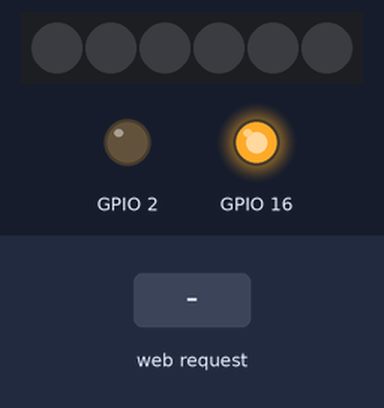
Bench run of a sketch on a simulated ESP8266 (NodeMCU). On the bench: 6 RGB LEDs in strip order, left to right, output pins drawn as LEDs (lit = HIGH). Inputs (shaded band) come from the test bench. WiFi joins after 1.5 s; servers stay silent unless stated; what the sketch prints to the serial monitor is not drawn.

Above: at 0.1 s.
At 2.7 s:
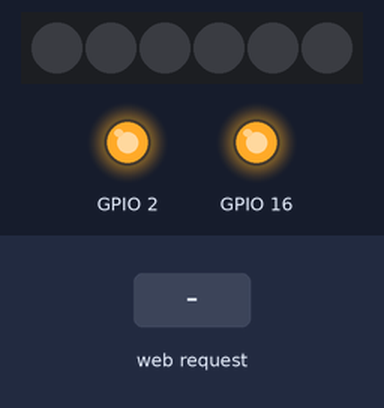
2.8 s: HTTP request GET /RGB received
Timing chart, 0 to 5.8 s (numbered marks = the images above; inputs shaded):
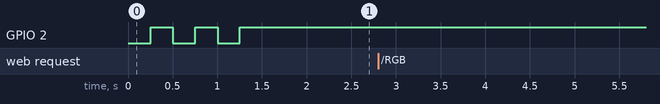

The sketch:

LED_WEB.ino
```cpp
#include <ESP8266WiFi.h>
#include <ESP8266WebServer.h>//کتابخانه ای برای ارتباط با ماژول
#include <ESP8266mDNS.h>// این کتابخانه پاسخ به ماژول را برای ما آماده می کند
#include <Adafruit_NeoPixel.h>
#include <WS2812FX.h>
#include "index.h"
#include "index_css.h"
#include "Test_LEDcss.h"
#include "index_js.h"
  // موقع برنامه نویسی با آردوینو باید حواسمان به این باشد که ورژن کتابخانه با ورژن منیجر ماژولی که با آن کار می کنیم، مطابقت داشته باشد.//
int PIN = 14  ;// Pin D7 = 14
int NUM_LEDS =  6  ;
String RED  ;
String GREEN ;
String BLUE ;
String All ;
String FX ;
String FXbox ;
String Pixel_Number ;
uint8_t FXmode;
uint8_t BRIGHTNESS = 255 ;
int Speed = 200 ;

Adafruit_NeoPixel strip = Adafruit_NeoPixel(NUM_LEDS, PIN, NEO_GRB + NEO_KHZ800);
WS2812FX ws2812fx = WS2812FX(NUM_LEDS,PIN, NEO_GRB + NEO_KHZ800);

const char *ssid = "kurtmatin";
const char *password = "95083100";

ESP8266WebServer server ( 80 );
void setup() {

  pinMode ( 2, OUTPUT );
  digitalWrite ( 2, 1 );
  pinMode ( 16, OUTPUT );
  digitalWrite ( 16, 1 );

  Serial.begin ( 115200 );
  WiFi.disconnect();
  WiFi.begin ( ssid, password );

while ( WiFi.status() != WL_CONNECTED ) { // تا زمانی که به وای فای متصل نشده، ال ای دی شماره 2 خاموش و روشن شود
    digitalWrite ( 2, 0 );
    delay ( 250 );
    Serial.print ( "." );
    digitalWrite ( 2, 1 );
    delay ( 250 );
  }

//Connected signal

server.begin();  //Start web server
Serial.println ( "HTTP server started" );
Serial.println(WiFi.localIP());
server.on("/" ,Handle_Root);
server.on("/RGB" ,Handle_RGB);
server.on("/index.css",[](){server.send(200,"text/css",indexcss);});
server.on("/TestLED.css",[](){server.send(200,"text/css",TestLEDcss);});
server.on("/index.js",[](){server.send(200,"aplication/javascript",indexjs);});

}

void loop() {
  server.handleClient();
  ws2812fx.service();

}

void Handle_Root(){

  server.send(200,"text/html",index_page);
}

void Handle_RGB(){
RED = server.arg("Red");
GREEN = server.arg("Green");
BLUE = server.arg("Blue");
Pixel_Number= server.arg("Pixel_Number");
All = server.arg("All");
FXbox = server.arg("FXbox") ;
FX = server.arg("FX") ;
BRIGHTNESS = server.arg("BRIGHTNESS").toInt();
Speed = server.arg("Speed").toInt();
strip.setBrightness(BRIGHTNESS);
strip.begin();
if (FX == "on"){
  Handle_FX();
}else{
  ws2812fx.stop();
if (All=="on"){
   for(uint16_t i=0;i< NUM_LEDS;i++){
     strip.setPixelColor(i,RED.toInt(),GREEN.toInt(),BLUE.toInt());
     strip.show();
     delay(1);
   }

}else{
  strip.setPixelColor(Pixel_Number.toInt(),RED.toInt(),GREEN.toInt(),BLUE.toInt());
  strip.show();

}
  server.send(204,"");
}
}
void Handle_FX(){
  ws2812fx.init();
  ws2812fx.setBrightness(BRIGHTNESS);
  ws2812fx.setSpeed(Speed);
  ws2812fx.setColor(RED.toInt(),GREEN.toInt(),BLUE.toInt());
  ws2812fx.setMode(FXbox.toInt());
  ws2812fx.start();
  server.send(204,"");
}
```

Test_LEDcss.h
```cpp
const char TestLEDcss[] PROGMEM = R"=====(

@keyframes heartbeat-2
{
   0% { transform: rotate(0deg) ;  }
   20% { transform: rotate(0deg) scale(1.25,1.25) ;  }
   40% { transform: rotate(0deg) scale(1.0,1.0) ;  }
   60% { transform: rotate(0deg) scale(1.25,1.25) ;  }
   80% { transform: rotate(0deg) scale(1.0,1.0) ;  }
   100% { transform: rotate(0deg) scale(1.0,1.0) ;  }
}
h1, .h1
{
   font-family: Arial;
   font-weight: bold;
   font-size: 32px;
   text-decoration: none;
   color: #000000;
   --color: #000000;
   background-color: transparent;
   margin: 0 0 0 0;
   padding: 0 0 0 0;
   display: inline-block;
}
h2, .h2
{
   font-family: Arial;
   font-weight: bold;
   font-size: 27px;
   text-decoration: none;
   color: #000000;
   --color: #000000;
   background-color: transparent;
   margin: 0 0 0 0;
   padding: 0 0 0 0;
   display: inline-block;
}
h3, .h3
{
   font-family: Arial;
   font-weight: bold;
   font-size: 24px;
   text-decoration: none;
   color: #000000;
   --color: #000000;
   background-color: transparent;
   margin: 0 0 0 0;
   padding: 0 0 0 0;
   display: inline-block;
}
h4, .h4
{
   font-family: Arial;
   font-weight: bold;
   font-size: 21px;
   font-style: italic;
   text-decoration: none;
   color: #000000;
   --color: #000000;
   background-color: transparent;
   margin: 0 0 0 0;
   padding: 0 0 0 0;
   display: inline-block;
}
h5, .h5
{
   font-family: Arial;
   font-weight: bold;
   font-size: 19px;
   text-decoration: none;
   color: #000000;
   --color: #000000;
   background-color: transparent;
   margin: 0 0 0 0;
   padding: 0 0 0 0;
   display: inline-block;
}
h6, .h6
{
   font-family: Arial;
   font-weight: bold;
   font-size: 16px;
   text-decoration: none;
   color: #000000;
   --color: #000000;
   background-color: transparent;
   margin: 0 0 0 0;
   padding: 0 0 0 0;
   display: inline-block;
}
.CustomStyle
{
   font-family: "Courier New";
   font-weight: bold;
   font-size: 16px;
   text-decoration: none;
   color: #2E74B5;
   --color: #2E74B5;
   background-color: transparent;
}
@media only screen and (max-width: 320px)
{
}


)=====";
```

index.h
```cpp
const char index_page[] PROGMEM = R"=====(
<!doctype html>
<html>
<head>
<meta charset="utf-8">
<title>Nodemcu_web_server</title>
<meta name="generator" content="WYSIWYG Web Builder 19 - https://www.wysiwygwebbuilder.com">
<meta name="viewport" content="width=device-width, initial-scale=1.0">
<link href="TestLED.css" rel="stylesheet">
<link href="index.css" rel="stylesheet">
<script src="index.js"></script>
</head>
<body>
<div id="space"><br></div>
<div id="container">
<div id="wb_Form1">
<form name="Form1" method="get" action="/RGB" enctype="text/plain" id="Form1" onsubmit="return submitForm1()">
<input type="number" id="Editbox1" name="Red" value="0" maxlength="3" spellcheck="false">
<input type="number" id="Editbox2" name="Green" value="0" maxlength="3" spellcheck="false">
<input type="number" id="Editbox3" name="Blue" value="0" maxlength="3" spellcheck="false">
<input type="number" id="Editbox4" name="Pixel_Number" value="0" maxlength="1" spellcheck="false">
<input type="submit" id="Button1" name="" value="Show Color">
<div id="wb_Checkbox1">
<input type="checkbox" id="Checkbox1" name="All" value="on"><label for="Checkbox1"></label></div>
<input type="number" id="Editbox5" name="BRIGHTNESS" value="255" maxlength="3" spellcheck="false">
<input type="number" id="Editbox6" name="Speed" value="200" spellcheck="false">
<label for="" id="Label4">Pixel Number</label>
<div id="wb_Checkbox2">
<input type="checkbox" id="Checkbox2" name="FX" value="on"><label for="Checkbox2"></label></div>
<label for="" id="Label2">BLUE</label>
<label for="" id="Label3">GREEN</label>
<label for="" id="Label1">RED</label>
<select name="FXbox" size="1" id="Select1" autocomplete="off">
<option value="0">FX_MODE_STATIC</option>
<option value="1">FX_MODE_BLINK</option>
<option value="2">FX_MODE_BREATH</option>
<option value="3">FX_MODE_COLOR_WIPE</option>
<option value="4">FX_MODE_COLOR_WIPE_RANDOM</option>
<option value="5">FX_MODE_RANDOM_COLOR</option>
<option value="6">FX_MODE_SINGLE_DYNAMIC</option>
<option value="7">FX_MODE_MULTI_DYNAMIC</option>
<option value="8">FX_MODE_RAINBOW</option>
<option value="9">FX_MODE_RAINBOW_CYCLE</option>
<option value="10">FX_MODE_SCAN</option>
<option value="11">FX_MODE_DUAL_SCAN</option>
<option value="12">FX_MODE_FADE</option>
<option value="13">FX_MODE_THEATER_CHASE</option>
<option value="14">FX_MODE_THEATER_CHASE_RAINBOW</option>
<option value="15">FX_MODE_RUNNING_LIGHTS</option>
<option value="16">FX_MODE_TWINKLE</option>
<option value="17">FX_MODE_TWINKLE_RANDOM</option>
<option value="18">FX_MODE_TWINKLE_FADE</option>
<option value="19">FX_MODE_TWINKLE_FADE_RANDOM</option>
<option value="20">FX_MODE_SPARKLE</option>
<option value="21">FX_MODE_FLASH_SPARKLE</option>
<option value="22">FX_MODE_HYPER_SPARKLE</option>
<option value="23">FX_MODE_STROBE</option>
<option value="24">FX_MODE_STROBE_RAINBOW</option>
<option value="25">FX_MODE_MULTI_STROBE</option>
<option value="26">FX_MODE_BLINK_RAINBOW</option>
<option value="27">FX_MODE_CHASE_WHITE</option>
<option value="28">FX_MODE_CHASE_COLOR</option>
<option value="29">FX_MODE_CHASE_RANDOM</option>
<option value="30">FX_MODE_CHASE_RAINBOW</option>
<option value="31">FX_MODE_CHASE_FLASH</option>
<option value="32">FX_MODE_CHASE_FLASH_RANDOM</option>
<option value="33">FX_MODE_CHASE_RAINBOW_WHITE</option>
<option value="34">FX_MODE_CHASE_BLACKOUT</option>
<option value="35">FX_MODE_CHASE_BLACKOUT_RAINBOW</option>
<option value="36">FX_MODE_COLOR_SWEEP_RANDOM</option>
<option value="37">FX_MODE_RUNNING_COLOR</option>
<option value="38">FX_MODE_RUNNING_RED_BLUE</option>
<option value="39">FX_MODE_RUNNING_RANDOM</option>
<option value="40">FX_MODE_LARSON_SCANNER</option>
<option value="41">FX_MODE_COMET</option>
<option value="42">FX_MODE_FIREWORKS</option>
<option value="43">FX_MODE_FIREWORKS_RANDOM</option>
<option value="44">FX_MODE_MERRY_CHRISTMAS</option>
<option value="45">FX_MODE_FIRE_FLICKER</option>
<option value="46">FX_MODE_FIRE_FLICKER_SOFT</option>
</select>
</form>
</div>
<label for="" id="Label5">All Pixels</label>
<div id="wb_Heading1">
<h1 id="Heading1">KURT MATIN LED</h1></div>
<div id="wb_Image1">
<img src="https://s8.uupload.ir/files/142206_uact.jpg" id="Image1" alt="" width="201" height="113"></div>
<label for="" id="Label6">Speed</label>
<label for="" id="Label7">Brightness</label>
<label for="" id="Label8">Predefined FX</label>
</div>
</body>
</html>
)=====";
```

index_js.h
```cpp
const char indexjs[] PROGMEM = R"=====(

function submitForm1()
{
   var regexp;
   var Editbox1 = document.getElementById('Editbox1');
   if (!(Editbox1.disabled || Editbox1.style.display === 'none' || Editbox1.style.visibility === 'hidden'))
   {
      regexp = /^[-+]?\d*\.?\d*$/;
      if (Editbox1.value.length != 0 && !regexp.test(Editbox1.value))
      {
         alert("Please enter only digit characters in the \"Red\" field.");
         Editbox1.focus();
         return false;
      }
      if (Editbox1.value != "" && !(Editbox1.value >= 0 && Editbox1.value <= 255))
      {
         alert("Please enter a value greater than or equal to \"0\" and less than or equal to \"255\" in the \"Red\" field.");
         Editbox1.focus();
         return false;
      }
   }
   var Editbox2 = document.getElementById('Editbox2');
   if (!(Editbox2.disabled || Editbox2.style.display === 'none' || Editbox2.style.visibility === 'hidden'))
   {
      regexp = /^[-+]?\d*\.?\d*$/;
      if (Editbox2.value.length != 0 && !regexp.test(Editbox2.value))
      {
         alert("Please enter only digit characters in the \"Green\" field.");
         Editbox2.focus();
         return false;
      }
      if (Editbox2.value != "" && !(Editbox2.value >= 0 && Editbox2.value <= 255))
      {
         alert("Please enter a value greater than or equal to \"0\" and less than or equal to \"255\" in the \"Green\" field.");
         Editbox2.focus();
         return false;
      }
   }
   var Editbox3 = document.getElementById('Editbox3');
   if (!(Editbox3.disabled || Editbox3.style.display === 'none' || Editbox3.style.visibility === 'hidden'))
   {
      regexp = /^[-+]?\d*\.?\d*$/;
      if (Editbox3.value.length != 0 && !regexp.test(Editbox3.value))
      {
         alert("Please enter only digit characters in the \"Blue\" field.");
         Editbox3.focus();
         return false;
      }
      if (Editbox3.value != "" && !(Editbox3.value >= 0 && Editbox3.value <= 255))
      {
         alert("Please enter a value greater than or equal to \"0\" and less than or equal to \"255\" in the \"Blue\" field.");
         Editbox3.focus();
         return false;
      }
   }
   var Editbox4 = document.getElementById('Editbox4');
   if (!(Editbox4.disabled || Editbox4.style.display === 'none' || Editbox4.style.visibility === 'hidden'))
   {
      regexp = /^[-+]?\d*\.?\d*$/;
      if (Editbox4.value.length != 0 && !regexp.test(Editbox4.value))
      {
         alert("Please enter only digit characters in the \"Pixel_Number\" field.");
         Editbox4.focus();
         return false;
      }
      if (Editbox4.value != "" && !(Editbox4.value >= 0 && Editbox4.value <= 7))
      {
         alert("Please enter a value greater than or equal to \"0\" and less than or equal to \"7\" in the \"Pixel_Number\" field.");
         Editbox4.focus();
         return false;
      }
   }
   var Editbox5 = document.getElementById('Editbox5');
   if (!(Editbox5.disabled || Editbox5.style.display === 'none' || Editbox5.style.visibility === 'hidden'))
   {
      regexp = /^[-+]?\d*\.?\d*$/;
      if (Editbox5.value.length != 0 && !regexp.test(Editbox5.value))
      {
         alert("Please enter only digit characters in the \"BRIGHTNESS\" field.");
         Editbox5.focus();
         return false;
      }
      if (Editbox5.value != "" && !(Editbox5.value >= 0 && Editbox5.value <= 255))
      {
         alert("Please enter a value greater than or equal to \"0\" and less than or equal to \"255\" in the \"BRIGHTNESS\" field.");
         Editbox5.focus();
         return false;
      }
   }
   var Editbox6 = document.getElementById('Editbox6');
   if (!(Editbox6.disabled || Editbox6.style.display === 'none' || Editbox6.style.visibility === 'hidden'))
   {
      regexp = /^[-+]?\d*\.?\d*$/;
      if (Editbox6.value.length != 0 && !regexp.test(Editbox6.value))
      {
         alert("Please enter only digit characters in the \"Speed\" field.");
         Editbox6.focus();
         return false;
      }
      if (Editbox6.value != "" && !(Editbox6.value >= 0 && Editbox6.value <= 255))
      {
         alert("Please enter a value greater than or equal to \"0\" and less than or equal to \"255\" in the \"Speed\" field.");
         Editbox6.focus();
         return false;
      }
   }
   return true;
}


)=====";
```

Source omitted: index_css.h (19776 bytes)
